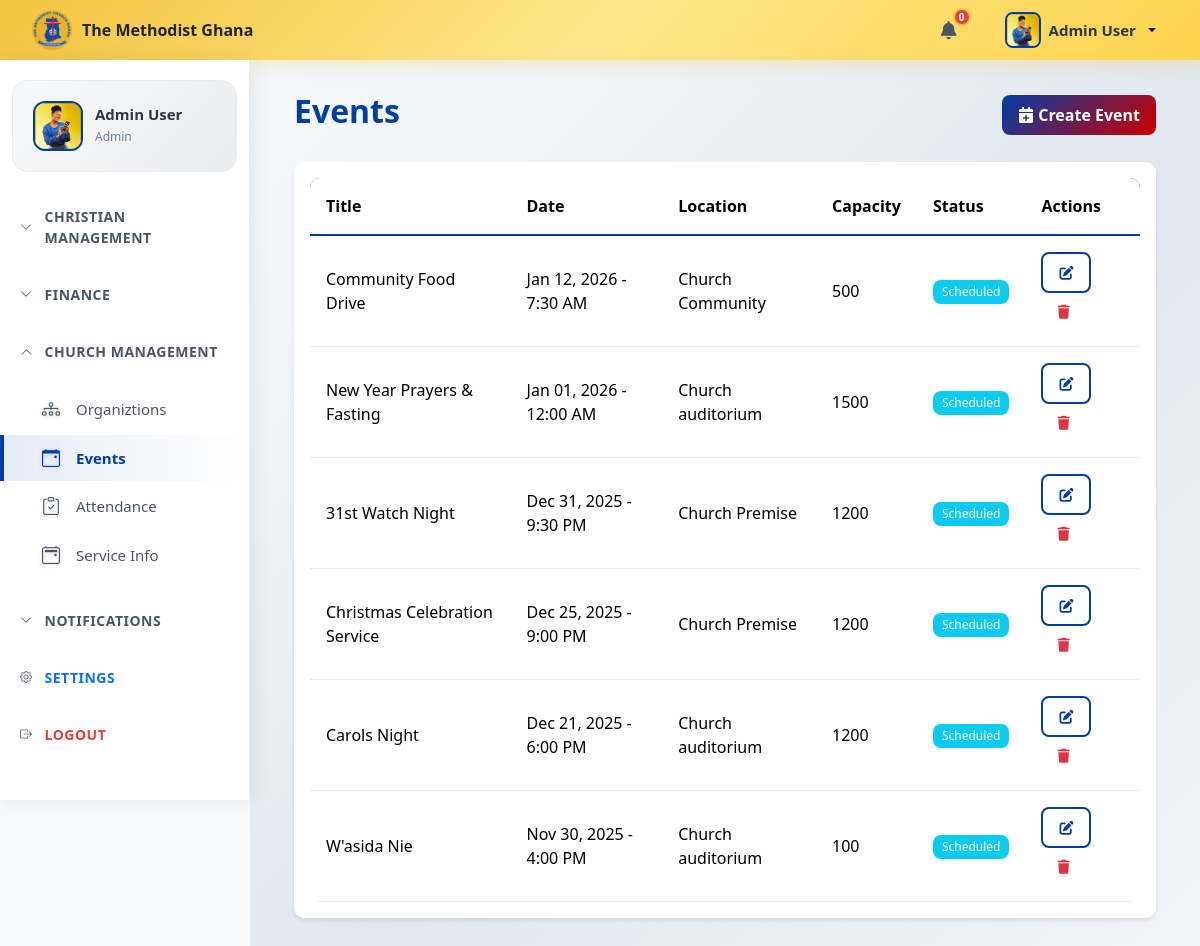
/app/views/events.php (signed in), run on an earlier commit of the app's database.
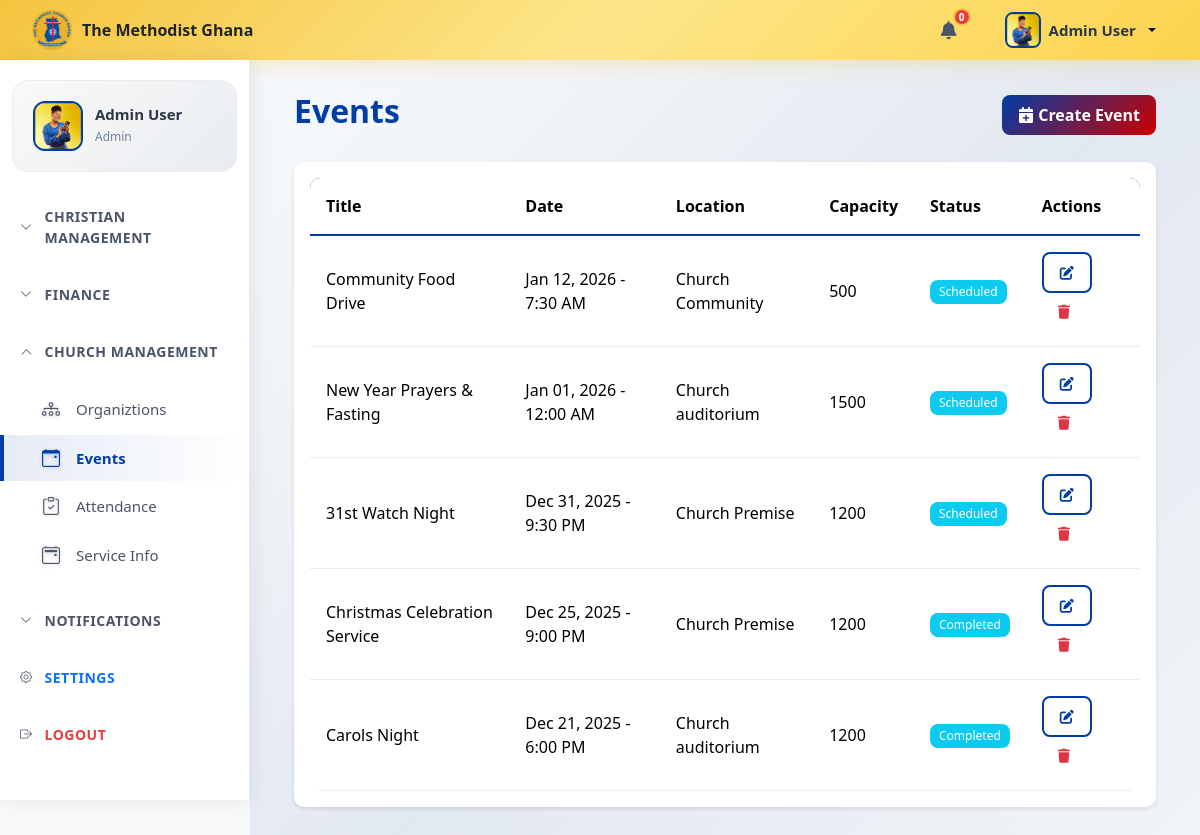
And on a later commit of the database.
### tables this page shows
CREATE TABLE `events` (
  `id` int(11) NOT NULL,
  `title` varchar(255) NOT NULL,
  `description` text DEFAULT NULL,
  `event_date` datetime NOT NULL,
  `location` varchar(255) DEFAULT NULL,
  `capacity` int(11) DEFAULT NULL,
  `organizer_id` int(11) DEFAULT NULL,
  `status` varchar(50) DEFAULT 'scheduled',
  `created_at` timestamp NOT NULL DEFAULT current_timestamp(),
  `updated_at` timestamp NOT NULL DEFAULT current_timestamp() ON UPDATE current_timestamp()
);

### config/database.php (called while the page is built, shortened)
<?php
class Database {
    private $host = 'localhost';
    private $db_name = 'church_management_system';
    private $user = 'root';
    private $password = '';
    private $pdo;
    private static $instance = null;
    public static function getInstance() {
        if (self::$instance === null) {
            self::$instance = new self();
        }
        return self::$instance;
    }
    public function connect() {
        try {
            $dsn = 'mysql:host=' . $this->host . ';dbname=' . $this->db_name;
            $this->pdo = new PDO($dsn, $this->user, $this->password);
            $this->pdo->setAttribute(PDO::ATTR_ERRMODE, PDO::ERRMODE_EXCEPTION);
            $this->pdo->setAttribute(PDO::ATTR_DEFAULT_FETCH_MODE, PDO::FETCH_ASSOC);
        } catch (PDOException $e) {
            die('Connection Error: ' . $e->getMessage());
        }
    }
    public function getConnection() {
        return $this->pdo;
    }
}
?>

### app/models/Event.php (called while the page is built, shortened)
<?php
class Event {
    private $db;
    private $table = 'events';
    public function __construct() {
        $this->db = Database::getInstance()->getConnection();
    }
    public function getAll() {
        $sql = "SELECT * FROM {$this->table} ORDER BY event_date DESC";
        $stmt = $this->db->prepare($sql);
        $stmt->execute();
        return $stmt->fetchAll(PDO::FETCH_ASSOC);
    }
}
?>

### app/views/events.php (the view, shortened to what this page needs)
<?php
require_once __DIR__ . '/../../config/database.php';
require_once __DIR__ . '/../models/Event.php';
$event = new Event();
$events = $event->getAll();
?>
<?php include 'header.php'; ?>
<div class="main-content">
    <?php include 'sidebar.php'; ?>
    <div class="container-fluid">
        <div class="d-flex justify-content-between align-items-center mb-4">
            <h2 class="fw-bold" style="color: var(--primary-color);">Events</h2>
            <button class="btn btn-primary" data-bs-toggle="modal" data-bs-target="#addEventModal">
                <i class="fas fa-calendar-plus"></i> Create Event
            </button>
        </div>
        <div class="card">
            <div class="card-body">
                <div class="table-responsive">
                    <table class="table table-hover">
                        <thead style="background-color: var(--primary-color); color: white;">
                            <tr>
                                <th>Title</th>
                                <th>Date</th>
                                <th>Location</th>
                                <th>Capacity</th>
                                <th>Status</th>
                                <th>Actions</th>
                            </tr>
                        </thead>
                        <tbody>
                            <?php foreach ($events as $e): ?>
                                <tr>
                                    <td><?php echo htmlspecialchars($e['title']); ?></td>
                                    <td><?php echo date('M d, Y - g:i A', strtotime($e['event_date'])); ?></td>
                                    <td><?php echo htmlspecialchars($e['location'] ?? 'TBD'); ?></td>
                                    <td><?php echo $e['capacity'] ?? '-'; ?></td>
                                    <td><span class="badge bg-info"><?php echo ucfirst($e['status']); ?></span></td>
                                    <td>
                                        <button
    class="btn btn-sm btn-outline-primary editBtn"
    data-id="<?php echo $e['id']; ?>"
    data-title="<?php echo htmlspecialchars($e['title']); ?>"
    data-description="<?php echo htmlspecialchars($e['description']); ?>"
    data-date="<?php echo $e['event_date']; ?>"
    data-location="<?php echo htmlspecialchars($e['location']); ?>"
    data-capacity="<?php echo $e['capacity']; ?>"
    data-status="<?php echo $e['status']; ?>"
>
    <i class="fas fa-edit"></i>
</button>
 <button class="btn btn-sm btn-outline-danger" onclick=confirmDelete(<?php echo $e['id']; ?>)><i class="fas fa-trash"></i>
                                        </button>
                                    </td>
                                </tr>
                            <?php endforeach; ?>
                        </tbody>
                    </table>
                </div>
            </div>
        </div>
    </div>
</div>

What changed in the data, as far as the page shows it:
removed events: title "W'asida Nie", event_date "Nov 30, 2025 - 4:00 PM", location "Church auditorium", capacity "100", status "Scheduled"
changed events "Christmas Celebration Service": status "Scheduled" → "Completed"
changed events "Carols Night": status "Scheduled" → "Completed"
